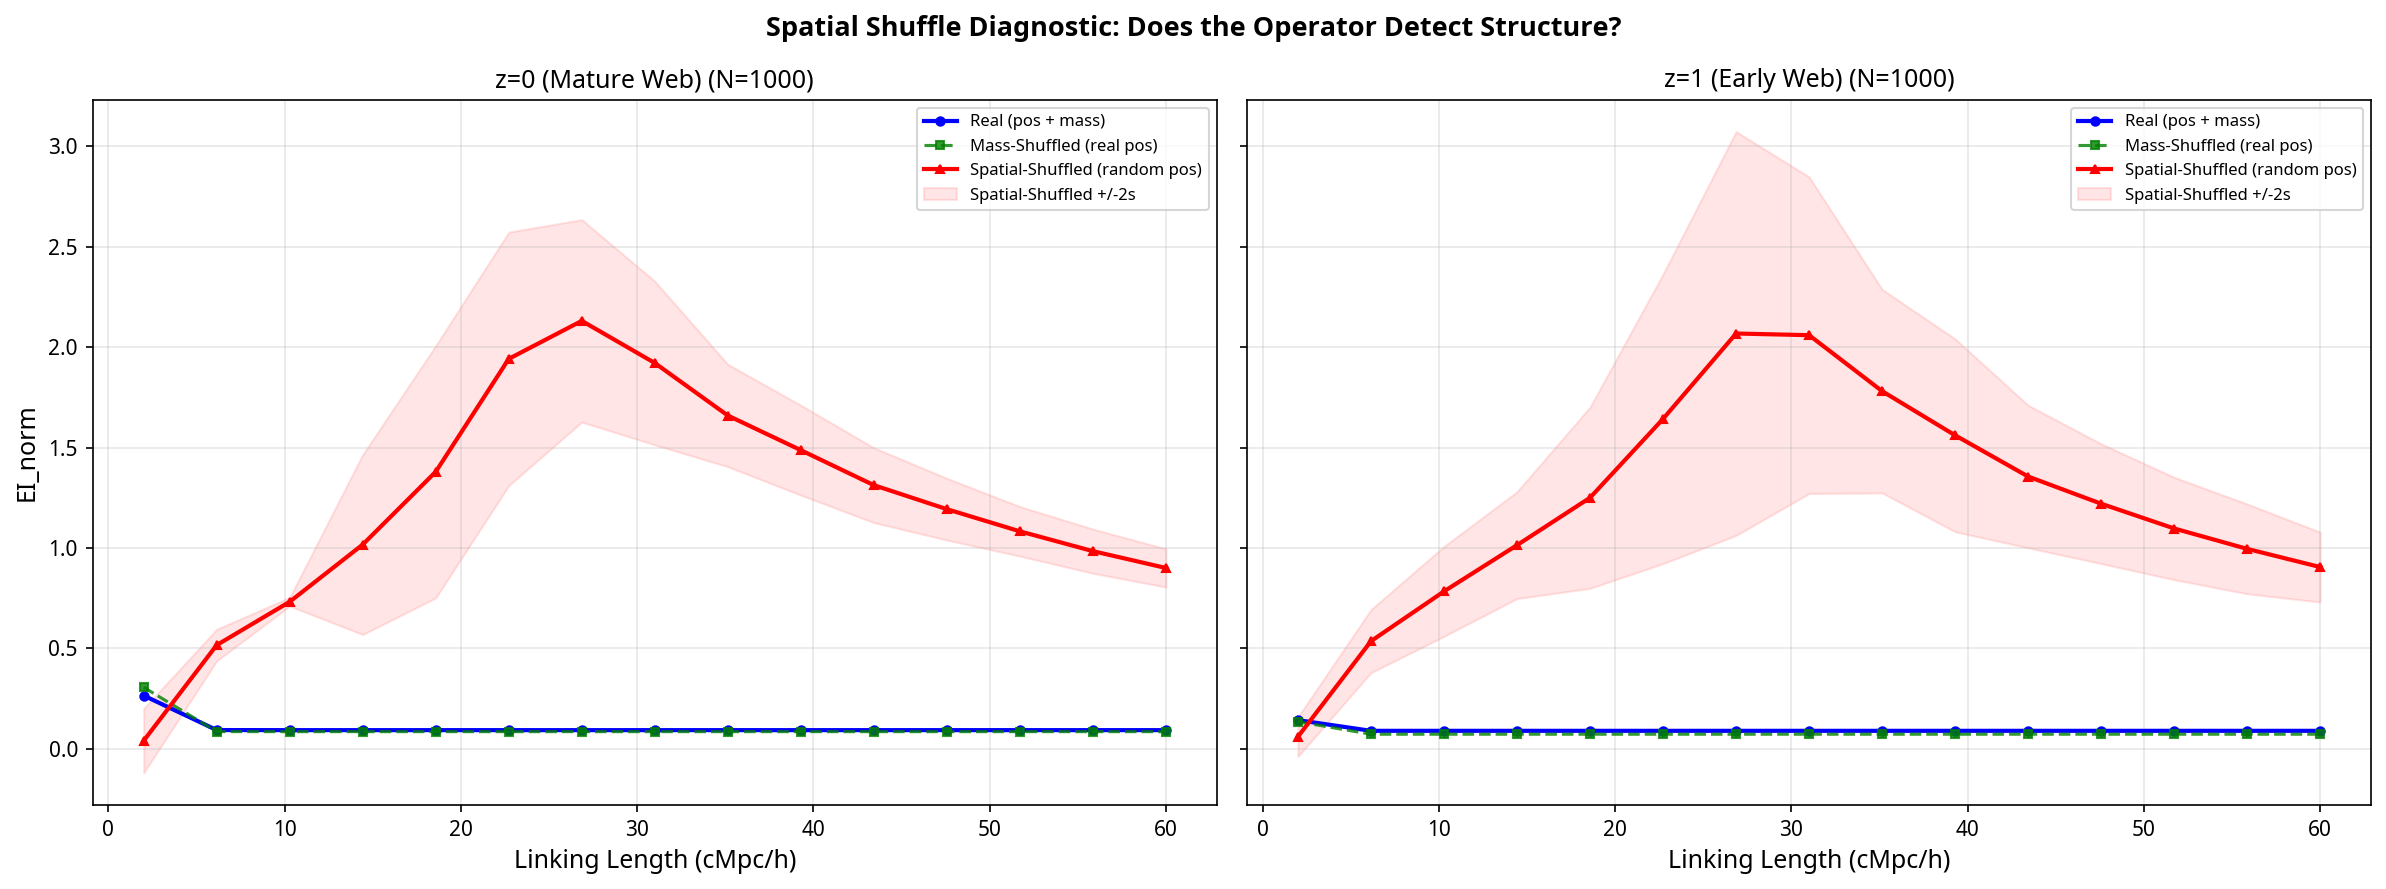

This chart was generated by the following Python code:
"""
Spatial Shuffle Diagnostic
==========================
Tests whether the Double-Difference null result is a resolution artifact
or a genuine property of the operator.

Three conditions compared at each redshift:
  1. Real:           Real positions + Real masses
  2. Mass-Shuffled:  Real positions + Shuffled masses  (existing null)
  3. Spatial-Shuffled: Shuffled positions + Real masses (NEW diagnostic)

The spatial shuffle randomizes halo positions uniformly within the box
while preserving the exact mass function. This destroys all spatial
clustering while keeping the mass distribution identical.

Interpretation:
  - If Spatial-Shuffled EI_norm ≈ Real EI_norm → the operator is
    insensitive to spatial structure at this N (genuine null)
  - If Spatial-Shuffled EI_norm ≠ Real EI_norm → the operator DOES
    detect spatial structure, and the mass-shuffled null result means
    the mass-position correlation is not yet detectable (resolution floor)
"""

import os
import numpy as np
from scipy.spatial import cKDTree
from scipy.stats import entropy
from scipy.sparse import lil_matrix
import matplotlib.pyplot as plt

# --- CONFIGURATION ---
BOX_SIZE     = 205.0 / 0.6774       # TNG300-1 box in cMpc/h
N_SCALES     = 15
R_VALS       = np.linspace(2.0, 60.0, N_SCALES)
EPS          = 1e-12
N_SPATIAL_BOOT = 5   # Number of spatial shuffle realizations
DATA_DIR     = '/home/ubuntu/Dimensionality-Reduction-as-Cognitive-Fallacy'

# --- EI OPERATOR (same as double_difference.py) ---
def get_normalized_ei(pos, mass, tree, r_link):
    N = len(pos)
    pairs = tree.query_pairs(r_link, output_type='ndarray')
    if len(pairs) == 0:
        return 0.0

    A = lil_matrix((N, N), dtype=np.float64)
    i_idxs, j_idxs = pairs[:, 0], pairs[:, 1]

    delta = pos[i_idxs] - pos[j_idxs]
    delta = np.where(delta >  BOX_SIZE/2, BOX_SIZE - delta, delta)
    delta = np.where(delta < -BOX_SIZE/2, BOX_SIZE + delta, delta)
    dists = np.linalg.norm(delta, axis=1)

    mask = dists > 0
    i_idxs, j_idxs, dists = i_idxs[mask], j_idxs[mask], dists[mask]

    A[i_idxs, j_idxs] = mass[j_idxs] / (dists**2)
    A[j_idxs, i_idxs] = mass[i_idxs] / (dists**2)

    A = A.tocsr()
    degrees = np.array(A.sum(axis=1)).flatten()
    degrees[degrees == 0] = 1.0
    W = A.multiply((1.0 / degrees)[:, np.newaxis]).tocsr()

    row_entropies = np.zeros(N)
    for i in range(N):
        start, end = W.indptr[i], W.indptr[i+1]
        if end > start:
            row_entropies[i] = entropy(W.data[start:end] + EPS)

    H_noise    = np.mean(row_entropies)
    W_eff      = np.array(W.mean(axis=0)).flatten()
    H_eff      = entropy(W_eff + EPS)
    EI_raw     = H_eff - H_noise
    node_probs = degrees / np.sum(degrees)
    H_rw       = entropy(node_probs + EPS)
    return EI_raw / H_rw if H_rw > 0 else 0.0


def compute_ei_curve(pos, mass):
    tree = cKDTree(pos, boxsize=BOX_SIZE)
    return np.array([get_normalized_ei(pos, mass, tree, r) for r in R_VALS])


def run_diagnostic(label, pos, mass):
    N = len(pos)
    print(f"\n=== {label} (N={N}) ===")

    # 1. Real
    print(f"  Computing Real EI_norm...")
    ei_real = compute_ei_curve(pos, mass)

    # 2. Mass-Shuffled (existing null)
    print(f"  Computing Mass-Shuffled null...")
    ei_mass_shuffled = compute_ei_curve(pos, np.random.permutation(mass))

    # 3. Spatial-Shuffled (NEW diagnostic)
    print(f"  Computing {N_SPATIAL_BOOT} Spatial-Shuffled realizations...")
    ei_spatial_shuffles = []
    for b in range(N_SPATIAL_BOOT):
        pos_rand = np.random.rand(N, 3) * BOX_SIZE
        ei_spatial_shuffles.append(compute_ei_curve(pos_rand, mass))
        print(f"    Spatial shuffle {b+1}/{N_SPATIAL_BOOT} done")

    ei_spatial_mean = np.mean(ei_spatial_shuffles, axis=0)
    ei_spatial_std  = np.std(ei_spatial_shuffles, axis=0)

    return {
        'ei_real':          ei_real,
        'ei_mass_shuffled': ei_mass_shuffled,
        'ei_spatial_mean':  ei_spatial_mean,
        'ei_spatial_std':   ei_spatial_std,
        'N':                N,
    }


def plot_diagnostic(res_z0, res_z1, out_path):
    fig, axes = plt.subplots(1, 2, figsize=(16, 6), sharey=True)

    for ax, res, label in [(axes[0], res_z0, 'z=0 (Mature Web)'),
                           (axes[1], res_z1, 'z=1 (Early Web)')]:
        ax.plot(R_VALS, res['ei_real'], 'b-o', linewidth=2, markersize=4,
                label='Real (pos + mass)')
        ax.plot(R_VALS, res['ei_mass_shuffled'], 'g--s', linewidth=1.5,
                markersize=4, alpha=0.8, label='Mass-Shuffled (real pos)')
        ax.plot(R_VALS, res['ei_spatial_mean'], 'r-^', linewidth=2,
                markersize=4, label='Spatial-Shuffled (random pos)')
        ax.fill_between(R_VALS,
                        res['ei_spatial_mean'] - 2 * res['ei_spatial_std'],
                        res['ei_spatial_mean'] + 2 * res['ei_spatial_std'],
                        color='red', alpha=0.1, label='Spatial-Shuffled +/-2s')

        ax.set_xlabel('Linking Length (cMpc/h)', fontsize=12)
        ax.set_title(f'{label} (N={res["N"]})', fontsize=12)
        ax.legend(fontsize=8, loc='best')
        ax.grid(True, alpha=0.3)

    axes[0].set_ylabel('EI_norm', fontsize=12)
    fig.suptitle('Spatial Shuffle Diagnostic: Does the Operator Detect Structure?',
                 fontsize=13, fontweight='bold')
    plt.tight_layout()
    plt.savefig(out_path, dpi=150, bbox_inches='tight')
    print(f"\nFigure saved to {out_path}")

    # Print interpretation
    for label, res in [('z=0', res_z0), ('z=1', res_z1)]:
        real_peak = res['ei_real'].max()
        spatial_peak = res['ei_spatial_mean'].max()
        ratio = real_peak / spatial_peak if spatial_peak > 0 else float('inf')
        print(f"\n  {label}:")
        print(f"    Real peak EI_norm:           {real_peak:.4f}")
        print(f"    Spatial-Shuffled peak:        {spatial_peak:.4f}")
        print(f"    Ratio (Real / Spatial):       {ratio:.4f}")
        if ratio < 0.5:
            print(f"    --> OPERATOR DETECTS STRUCTURE (Real << Spatial)")
        elif ratio > 1.5:
            print(f"    --> ANOMALY: Real > Spatial (unexpected)")
        else:
            print(f"    --> INCONCLUSIVE: Real ~ Spatial")


if __name__ == "__main__":
    np.random.seed(42)

    pos_z0  = np.load(os.path.join(DATA_DIR, "tng300_z=0_pos.npy"))
    mass_z0 = np.load(os.path.join(DATA_DIR, "tng300_z=0_mass.npy"))
    pos_z1  = np.load(os.path.join(DATA_DIR, "tng300_z=1_pos.npy"))
    mass_z1 = np.load(os.path.join(DATA_DIR, "tng300_z=1_mass.npy"))

    res_z0 = run_diagnostic("z=0", pos_z0, mass_z0)
    res_z1 = run_diagnostic("z=1", pos_z1, mass_z1)

    plot_diagnostic(res_z0, res_z1,
                    os.path.join(DATA_DIR, 'spatial_shuffle_diagnostic.png'))
